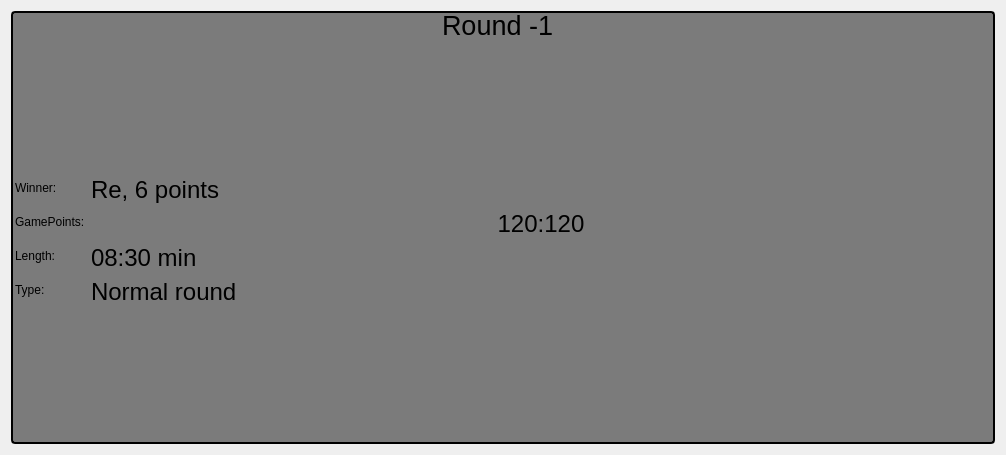
<?xml version="1.0" encoding="UTF-8"?>
<ui version="4.0">
 <class>PhotoRoundWidget</class>
 <widget class="QWidget" name="PhotoRoundWidget">
  <property name="geometry">
   <rect>
    <x>0</x>
    <y>0</y>
    <width>1006</width>
    <height>455</height>
   </rect>
  </property>
  <property name="windowTitle">
   <string>Form</string>
  </property>
  <layout class="QVBoxLayout" name="verticalLayout">
   <item>
    <widget class="QFrame" name="frame">
     <property name="styleSheet">
      <string notr="true">QFrame#frame {
     border: 2px solid black;
     border-radius: 4px;
     padding: 2px;
     background: rgba(123,123,123);
 }</string>
     </property>
     <property name="frameShape">
      <enum>QFrame::StyledPanel</enum>
     </property>
     <property name="frameShadow">
      <enum>QFrame::Raised</enum>
     </property>
     <layout class="QVBoxLayout" name="verticalLayout_2">
      <property name="leftMargin">
       <number>0</number>
      </property>
      <property name="topMargin">
       <number>0</number>
      </property>
      <property name="rightMargin">
       <number>0</number>
      </property>
      <property name="bottomMargin">
       <number>0</number>
      </property>
      <item>
       <widget class="QFrame" name="frame_2">
        <property name="maximumSize">
         <size>
          <width>16777215</width>
          <height>30</height>
         </size>
        </property>
        <property name="frameShape">
         <enum>QFrame::NoFrame</enum>
        </property>
        <property name="frameShadow">
         <enum>QFrame::Plain</enum>
        </property>
        <layout class="QHBoxLayout" name="horizontalLayout">
         <property name="spacing">
          <number>0</number>
         </property>
         <property name="leftMargin">
          <number>0</number>
         </property>
         <property name="topMargin">
          <number>0</number>
         </property>
         <property name="rightMargin">
          <number>0</number>
         </property>
         <property name="bottomMargin">
          <number>0</number>
         </property>
         <item>
          <spacer name="horizontalSpacer_2">
           <property name="orientation">
            <enum>Qt::Horizontal</enum>
           </property>
           <property name="sizeHint" stdset="0">
            <size>
             <width>40</width>
             <height>20</height>
            </size>
           </property>
          </spacer>
         </item>
         <item>
          <widget class="QLabel" name="labelRoundNumber">
           <property name="maximumSize">
            <size>
             <width>16777215</width>
             <height>20</height>
            </size>
           </property>
           <property name="font">
            <font>
             <pointsize>20</pointsize>
            </font>
           </property>
           <property name="text">
            <string>Round -1</string>
           </property>
          </widget>
         </item>
         <item>
          <spacer name="horizontalSpacer">
           <property name="orientation">
            <enum>Qt::Horizontal</enum>
           </property>
           <property name="sizeHint" stdset="0">
            <size>
             <width>437</width>
             <height>20</height>
            </size>
           </property>
          </spacer>
         </item>
        </layout>
       </widget>
      </item>
      <item>
       <layout class="QHBoxLayout" name="horizontalLayout_2">
        <item>
         <layout class="QVBoxLayout" name="verticalLayoutRePlayer">
          <property name="spacing">
           <number>0</number>
          </property>
         </layout>
        </item>
        <item>
         <layout class="QVBoxLayout" name="verticalLayout_4">
          <item>
           <spacer name="verticalSpacer_3">
            <property name="orientation">
             <enum>Qt::Vertical</enum>
            </property>
            <property name="sizeHint" stdset="0">
             <size>
              <width>20</width>
              <height>40</height>
             </size>
            </property>
           </spacer>
          </item>
          <item>
           <layout class="QFormLayout" name="formLayout">
            <item row="0" column="0">
             <widget class="QLabel" name="label_2">
              <property name="text">
               <string>Winner:</string>
              </property>
             </widget>
            </item>
            <item row="0" column="1">
             <widget class="QLabel" name="labelWinner">
              <property name="font">
               <font>
                <pointsize>18</pointsize>
               </font>
              </property>
              <property name="text">
               <string>Re, 6 points</string>
              </property>
             </widget>
            </item>
            <item row="1" column="0">
             <widget class="QLabel" name="label_4">
              <property name="text">
               <string>GamePoints:</string>
              </property>
             </widget>
            </item>
            <item row="1" column="1">
             <widget class="QLabel" name="labelPointResult">
              <property name="font">
               <font>
                <pointsize>18</pointsize>
               </font>
              </property>
              <property name="text">
               <string>120:120</string>
              </property>
              <property name="alignment">
               <set>Qt::AlignCenter</set>
              </property>
             </widget>
            </item>
            <item row="2" column="0">
             <widget class="QLabel" name="label">
              <property name="text">
               <string>Length:</string>
              </property>
             </widget>
            </item>
            <item row="2" column="1">
             <widget class="QLabel" name="labelLength">
              <property name="font">
               <font>
                <pointsize>18</pointsize>
               </font>
              </property>
              <property name="text">
               <string>08:30 min</string>
              </property>
             </widget>
            </item>
            <item row="3" column="0">
             <widget class="QLabel" name="label_3">
              <property name="text">
               <string>Type:</string>
              </property>
             </widget>
            </item>
            <item row="3" column="1">
             <widget class="QLabel" name="labelType">
              <property name="font">
               <font>
                <pointsize>18</pointsize>
               </font>
              </property>
              <property name="text">
               <string>Normal round</string>
              </property>
             </widget>
            </item>
           </layout>
          </item>
          <item>
           <spacer name="verticalSpacer_2">
            <property name="orientation">
             <enum>Qt::Vertical</enum>
            </property>
            <property name="sizeHint" stdset="0">
             <size>
              <width>20</width>
              <height>40</height>
             </size>
            </property>
           </spacer>
          </item>
         </layout>
        </item>
        <item>
         <layout class="QVBoxLayout" name="verticalLayoutContraPlayer">
          <property name="spacing">
           <number>0</number>
          </property>
         </layout>
        </item>
       </layout>
      </item>
     </layout>
    </widget>
   </item>
  </layout>
 </widget>
 <resources/>
 <connections/>
</ui>
